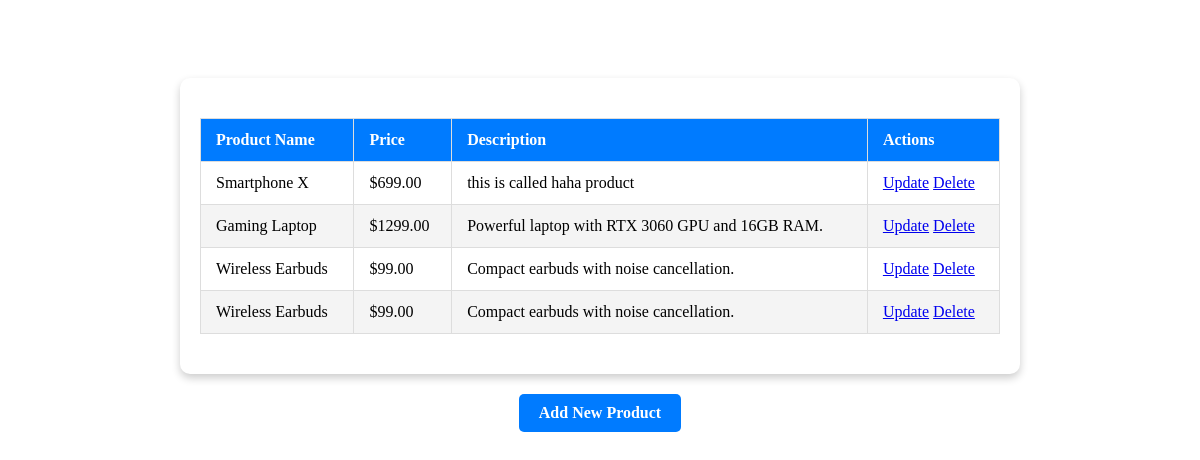
Screenshot of /products/ with the database file from the repository.
### product/models.py (models this page shows, shortened)
class Product(models.Model):
    name = models.CharField(max_length=255)
    price = models.DecimalField(max_digits=10, decimal_places=2)
    description = models.TextField()

### product/views.py (the view)
# urls.py: path("products/", ProductListView.as_view(), name="product_list"),
class ProductListView(ListView):
    model = Product
    template_name = "product.html"
    context_object_name = "products"

### product/templates/product.html (shortened to what this page needs)
<!DOCTYPE html>
<html lang="en">
<head>
    {% load static %}
    <link rel="stylesheet" href="{% static 'home.css' %}">
</head>
<body>
    <h1>All Products</h1>
    <div class="product-table-container">
        <table class="product-table">
            <thead>
                <tr>
                    <th>Product Name</th>
                    <th>Price</th>
                    <th>Description</th>
                    <th>Actions</th>
                </tr>
            </thead>
            <tbody>
                {% for product in products %}
                <tr>
                    <td>{{ product.name }}</td>
                    <td>${{ product.price }}</td>
                    <td>{{ product.description }}</td>
                    <td>
                        <a href="{% url 'product_update' product.pk %}" class="update-btn">Update</a>
                        <a href="{% url 'product_delete' product.pk %}" class="delete-btn">Delete</a>
                    </td>
                </tr>
                {% empty %}
                <tr>
                    <td colspan="4">No products available. <a href="{% url 'product_create' %}">Add a product</a></td>
                </tr>
                {% endfor %}
            </tbody>
        </table>
    </div>
    <a href="{% url 'product_create' %}" class="add-product-btn">Add New Product</a>
</body>
</html>

### product/static/home.css (style rules this page uses)
h1 { text-align: center; margin-bottom: 20px; color: #fff; }
.product-table-container { margin: 0 auto; width: 90%; max-width: 800px; background: #fff; padding: 20px; border-radius: 10px; box-shadow: 0 4px 8px rgba(0, 0, 0, 0.2); }
.product-table { width: 100%; border-collapse: collapse; margin: 20px 0; }
.product-table th, .product-table td { text-align: left; padding: 12px 15px; border: 1px solid #ddd; }
.product-table th { background-color: #007BFF; color: #fff; }
.product-table tr:nth-child(even) { background-color: #f4f4f4; }
.add-product-btn { display: block; width: fit-content; margin: 20px auto; padding: 10px 20px; background-color: #007BFF; color: #fff; text-decoration: none; text-align: center; font-weight: bold; border-radius: 5px; transition: background-color 0.3s ease; }

### rows the page displays
Product: name "Smartphone X", price "699.00", description "this is called haha product"
Product: name "Gaming Laptop", price "1299.00", description "Powerful laptop with RTX 3060 GPU and 16GB RAM."
Product: name "Wireless Earbuds", price "99.00", description "Compact earbuds with noise cancellation."
Product: name "Wireless Earbuds", price "99.00", description "Compact earbuds with noise cancellation."
